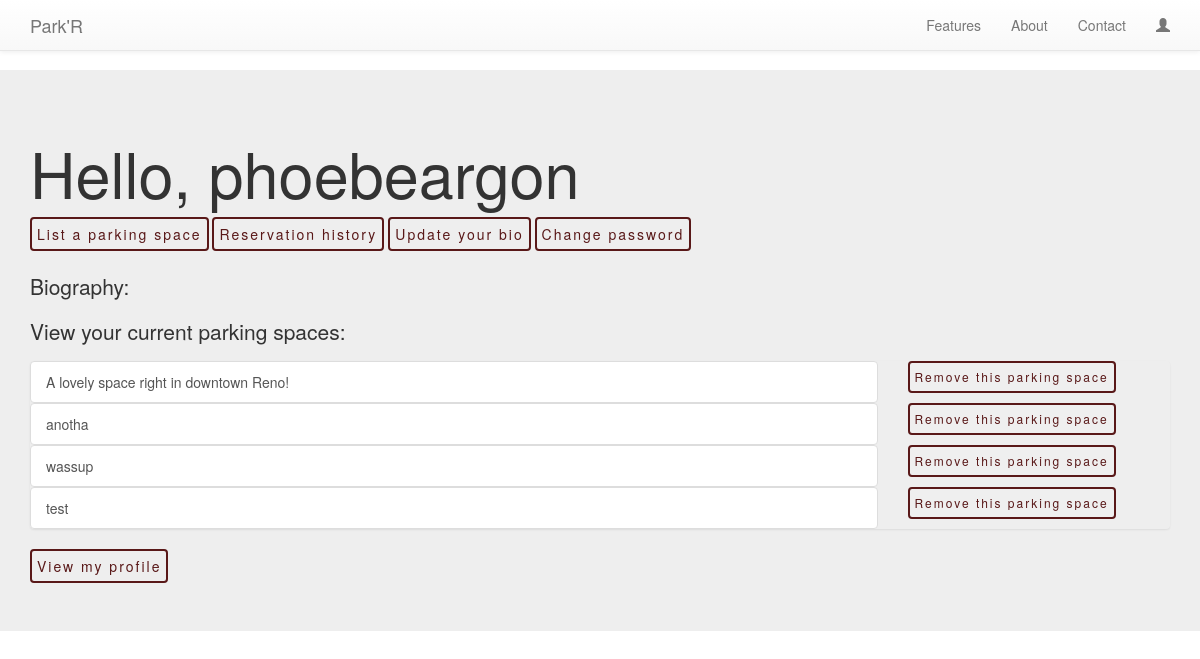
The page /account/profile (signed in) on the database as committed earlier.
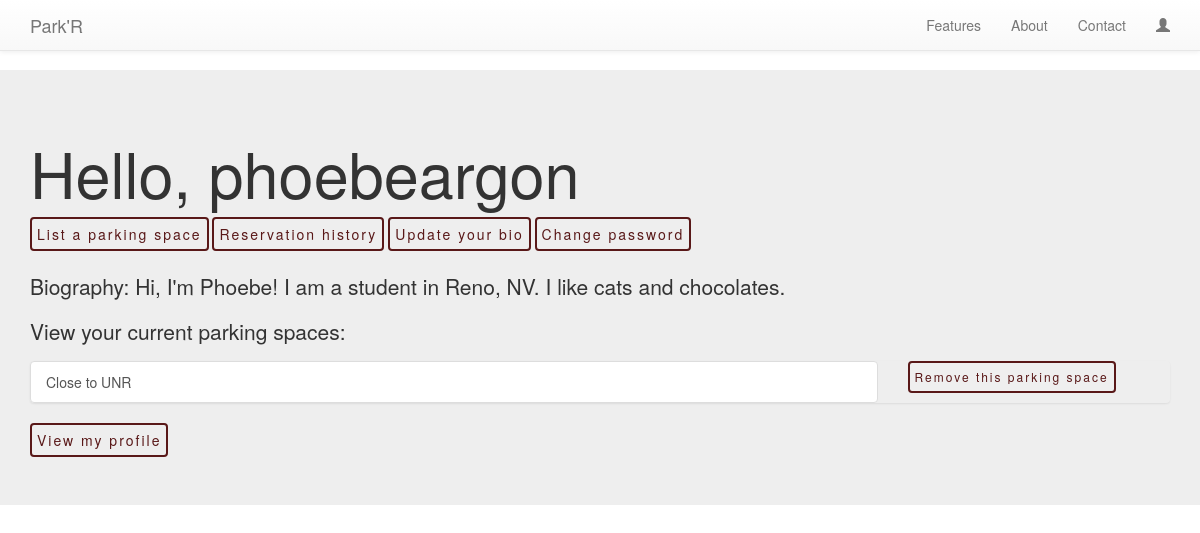
The same page on the database as committed later.
### listing/models.py (models this page shows, shortened)
class ParkingSpace(models.Model):
    class Meta:
        verbose_name = 'Parking Space'
        verbose_name_plural = 'Parking Spaces'
    owner = models.ForeignKey(User, related_name="owner", on_delete=models.CASCADE)
    lat = models.CharField(max_length=300, default="0")
    lng = models.CharField(max_length=300, default="0")
    note = models.CharField(max_length=300)
    timeOpen = models.CharField(max_length=300, default="0")
    timeClose = models.CharField(max_length=300, default="0")
    parkingPrice = models.IntegerField(validators=[MaxValueValidator(100), MinValueValidator(0)])

### account/models.py (models this page shows)
class Profile(models.Model):
    user = models.OneToOneField(User, on_delete=models.CASCADE)
    bio = models.TextField(blank=True)
    profile_photo = models.ImageField(upload_to='profile_image', blank=True)

### account/views.py (the view)
# urls.py: url(r'profile$', profile, name="user_profile"),
@login_required()
def profile(request):
    spaces = ParkingSpace.objects.filter(owner=request.user)
    return render(request, 'account/profile.html', {'owned_spaces': spaces})

### templates/account/profile.html (shortened to what this page needs)
{% extends "base.html" %}
{% block content %}
    <div class="jumbotron">
        <div class="container">
            <h1>Hello, {{ request.user.username }}</h1>
            <a href="{% url 'new_space' %}" class="btn btn-light tbLink">List a parking space</a>
            <a href="{% url 'reservation_history' %}" class="btn btn-light tbLink">Reservation history</a>
            <a href="{% url 'update_profile' %}" class="btn btn-light tbLink">Update your bio</a>
            <a href="{% url 'user_password' %}" class="btn btn-light tbLink">Change password</a><br><br>
            <p>Biography: {{request.user.profile.bio}}</p>
            <p>View your current parking spaces:</p>
            {% if owned_spaces %}
<div class="list-group">
                    {% for s in owned_spaces %}
                    <div class="row">
                        <div class="col-md-9">
                            <a class="list-group-item" href="{% url 'reservation_info' id=s.id %}">{{ s.note }}</a>
                        </div>
                        <div class="col-md-3">
                        <button class="btn btn-light btn-sm tbLink" data-toggle="modal" data-target="#{{s.id}}">
                          Remove this parking space
                        </button>
                        </div>
                    </div>
                    {% endfor %}
</div>
            {% else %}
                <p>You have no spaces listed.</p>
            {% endif %}
            <a href="{% url 'user_show' id=user.id %}" class="btn btn-light tbLink">View my profile</a>
        </div>
    </div>
{% endblock %}

Rows that differ between the two databases and show on the page:
removed ParkingSpace: note "A lovely space right in downtown Reno!"
removed ParkingSpace: note "anotha"
removed ParkingSpace: note "wassup"
removed ParkingSpace: note "test"
added ParkingSpace: note "Close to UNR"
Other text that changed with them:
{{ request.user.profile.bio }}: (not shown) → "Hi, I'm Phoebe! I am a student in Reno, NV. I like cats and chocolates."
